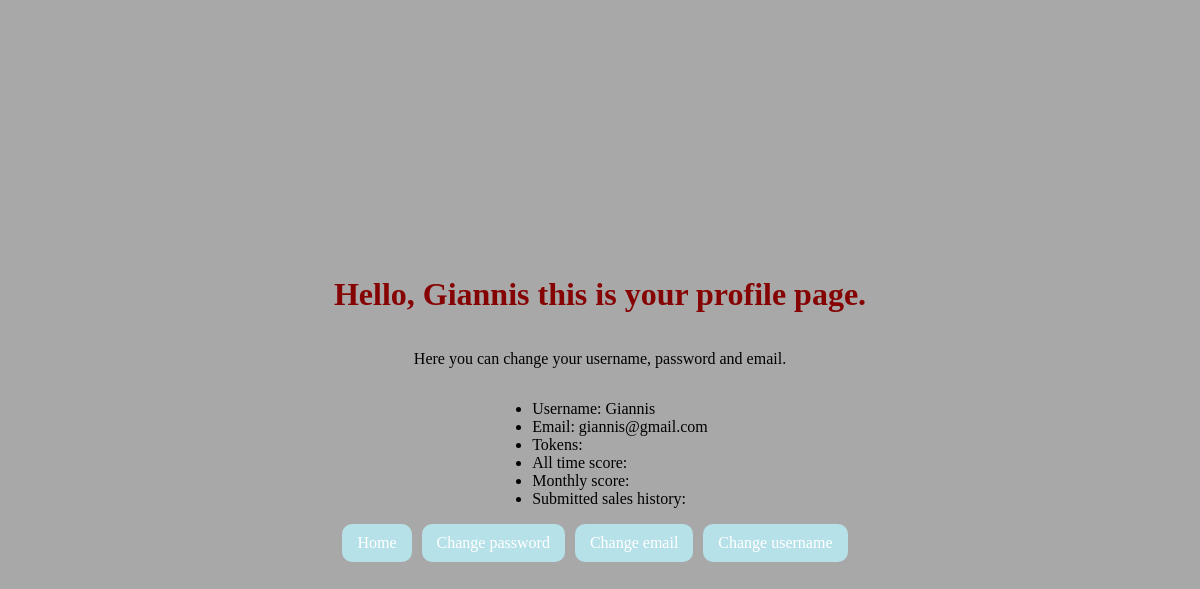
Before: /profile.php (signed in) with the older database file.
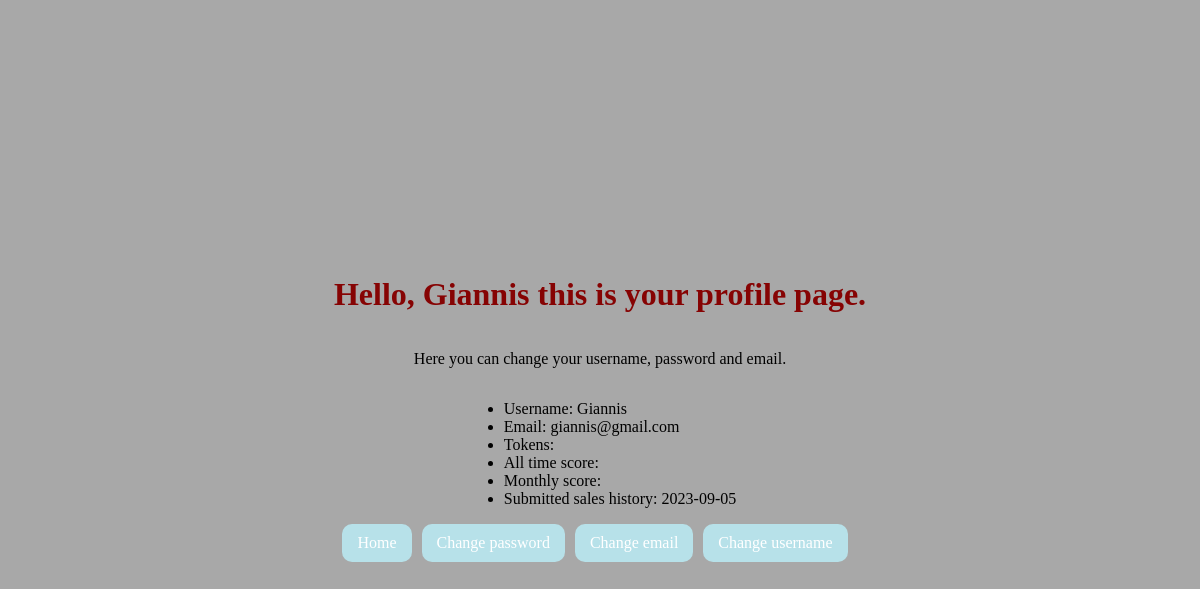
After: the same page with the newer database file.
### tables this page shows
CREATE TABLE `sales` (
  `id` int(11) NOT NULL,
  `price` double NOT NULL,
  `date` date NOT NULL,
  `active` tinyint(1) NOT NULL,
  `user_id` int(11) NOT NULL,
  `product_id` int(11) NOT NULL,
  `shop_id` int(11) NOT NULL
);

### profile.php (the view, shortened to what this page needs)
<?php
include "db_conn.php";
if(isset($_SESSION['id']) && isset($_SESSION['user_name']))
{
    $id = $_SESSION['id'];
    $uname = $_SESSION['user_name'];
    $email = $_SESSION['email'];
    $sqlemail = "SELECT * FROM users WHERE user_name='$uname' AND email='$email'";
    $result = mysqli_query($conn,$sqlemail);
    $row = mysqli_fetch_assoc($result);
    $sqlsales = "SELECT * FROM sales WHERE user_id='$id'";
    $sales_result = mysqli_query($conn,$sqlsales);
    $sales_row = mysqli_fetch_assoc($sales_result);
    ?>
    <!DOCTYPE html>
    <html>
    <head>
        <link rel="stylesheet" type="text/css" href="style.css">
    </head>
    <body>
        <h1>Hello, <?php echo $_SESSION['user_name']; ?> this is your profile page. </h1>
        <p>Here you can change your username, password and email.</p>
        <ul>
            <li>Username: <?php echo $_SESSION['user_name']; ?> </li>
            <li>Email: <?php echo $_SESSION['email']; ?></li>
            <li>Tokens: <?php echo $row['tokens']; ?></li>
            <li>All time score: <?php echo $row['score']; ?></li>
            <li>Monthly score: <?php echo $row['monthly_score']; ?></li>
            <li>Submitted sales history: <?php echo $sales_row['date']?></li>
        </ul>
        <nav>
            <a href="change-username.php">Change username</a>
            <a href="change-email.php">Change email</a>
            <a href="change-password.php">Change password</a>
            <a href="home.php">Home</a>
        </nav>
    </body>
    </html>
    <?php
}
else
{
    header("Location: index.php");
    exit();
}

### style.css (style rules this page uses)
body { background: #a8a8a8; display: flex; justify-content: center; align-items: center; height: 100vh; flex-direction: column; }
* { font-family: cursive; box-sizing: padding-box; }
h1 { text-align: center; color: rgb(134, 3, 3); }
a { float: right; background: rgb(183, 225, 233); padding: 10px 15px; color: #fff; border-radius: 10px; margin-right: 10px; border: none; text-decoration: none; }

Changed rows visible on the page:
added sales: date "2023-09-05"
